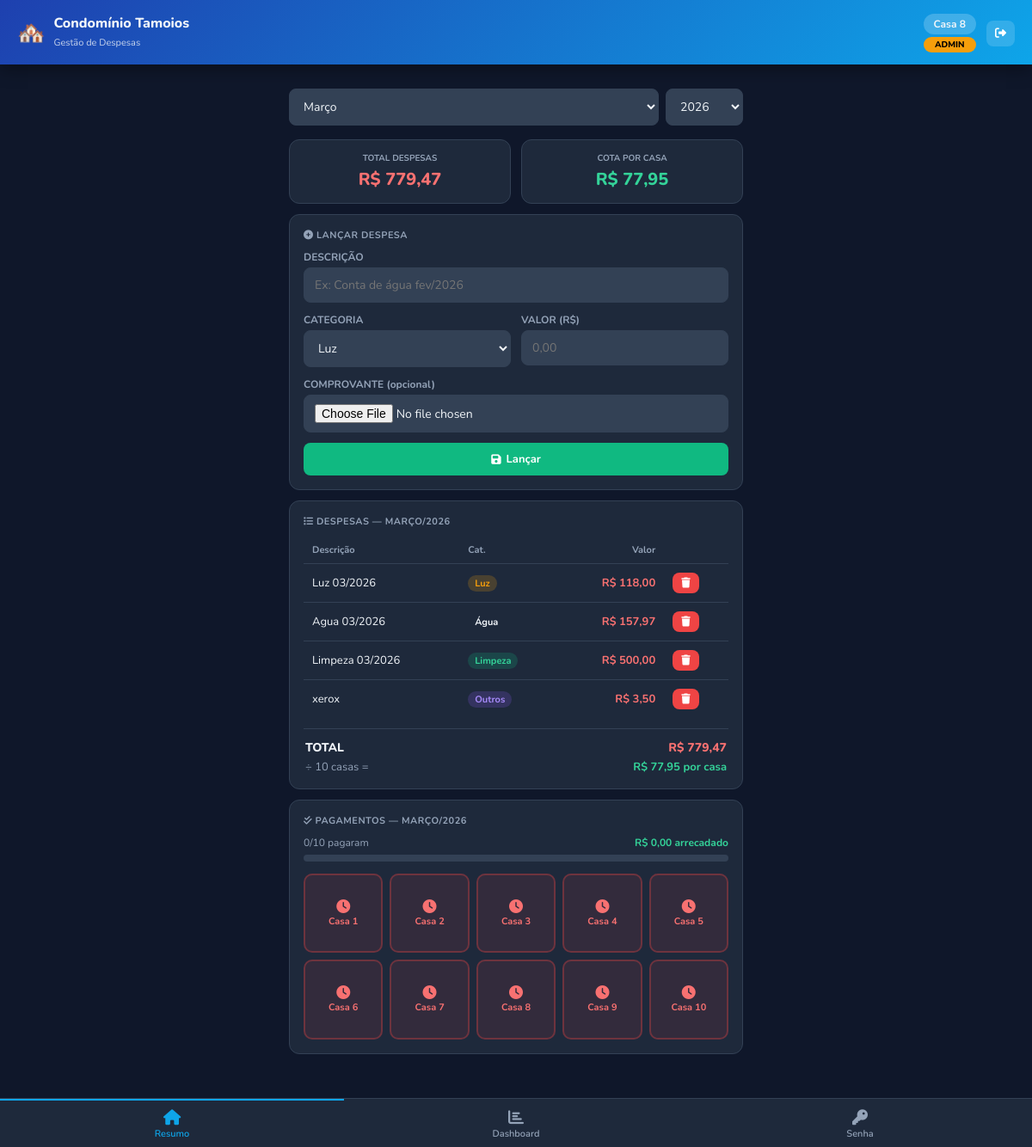
The page / (signed in) on the database its author committed.
### tables this page shows
CREATE TABLE despesas (
            id          INTEGER PRIMARY KEY AUTOINCREMENT,
            mes         INTEGER NOT NULL,
            ano         INTEGER NOT NULL,
            descricao   TEXT NOT NULL,
            categoria   TEXT NOT NULL,
            valor       REAL NOT NULL,
            comprovante TEXT,
            criado_em   TEXT DEFAULT (datetime('now','localtime'))
        );

CREATE TABLE usuarios (
            id        INTEGER PRIMARY KEY AUTOINCREMENT,
            casa      TEXT UNIQUE NOT NULL,
            nome      TEXT NOT NULL,
            senha_hash TEXT NOT NULL,
            is_admin  INTEGER DEFAULT 0,
            ativo     INTEGER DEFAULT 1
        );

### app.py (the view)
@app.route('/')
@login_required
def index():
    mes  = int(request.args.get('mes', datetime.now().month))
    ano  = int(request.args.get('ano', datetime.now().year))
    db   = get_db()
    despesas  = db.execute('SELECT * FROM despesas WHERE mes=? AND ano=? ORDER BY id', (mes, ano)).fetchall()
    pagamentos = db.execute('SELECT * FROM pagamentos WHERE mes=? AND ano=?', (mes, ano)).fetchall()
    usuarios  = db.execute('SELECT * FROM usuarios ORDER BY CAST(casa AS INTEGER)').fetchall()
    db.close()
    total = sum(d['valor'] for d in despesas)
    cota  = round(total / 10, 2) if total > 0 else 0
    casas_pagas = {str(p['casa']) for p in pagamentos if p['pago']}
    anos_disp = list(range(2024, datetime.now().year + 2))
    return render_template('index.html',
        despesas=despesas, total=total, cota=cota,
        mes=mes, ano=ano, meses=MESES, anos=anos_disp,
        casas_pagas=casas_pagas, usuarios=usuarios,
        categorias=CATEGORIAS
    )

### app.py (called while the page is built)
def get_db():
    conn = sqlite3.connect(DB_PATH)
    conn.row_factory = sqlite3.Row
    return conn

def login_required(f):
    @wraps(f)
    def decorated(*args, **kwargs):
        if 'casa' not in session:
            return redirect(url_for('login'))
        return f(*args, **kwargs)
    return decorated

### templates/index.html (shortened to what this page needs)
{% extends "base.html" %}
{% block content %}
<div class="container">
  <form method="GET" action="{{ url_for('index') }}" style="display:flex;gap:8px;margin-bottom:16px;margin-top:12px;">
    <select name="mes" class="form-control" onchange="this.form.submit()" style="flex:1;">
      {% for i in range(1, 13) %}
        <option value="{{ i }}" {% if i == mes %}selected{% endif %}>{{ meses[i-1] }}</option>
      {% endfor %}
    </select>
    <select name="ano" class="form-control" onchange="this.form.submit()" style="width:90px;">
      {% for a in anos %}
        <option value="{{ a }}" {% if a == ano %}selected{% endif %}>{{ a }}</option>
      {% endfor %}
    </select>
  </form>
  <div class="grid-2" style="margin-bottom:12px;">
    <div class="stat-card">
      <div class="stat-label">Total Despesas</div>
      <div class="stat-value" style="color:#f87171;">R$ {{ "%.2f"|format(total)|replace('.',',') }}</div>
    </div>
    <div class="stat-card">
      <div class="stat-label">Cota por Casa</div>
      <div class="stat-value" style="color:#34d399;">R$ {{ "%.2f"|format(cota)|replace('.',',') }}</div>
    </div>
  </div>
  {% if session.is_admin %}
  <div class="card">
    <div class="card-title"><i class="fas fa-plus-circle"></i> Lançar Despesa</div>
    <form method="POST" action="{{ url_for('add_despesa') }}" enctype="multipart/form-data">
      <div class="form-group">
        <label class="form-label">DESCRIÇÃO</label>
        <input type="text" name="descricao" class="form-control" placeholder="Ex: Conta de água fev/2026" required>
      </div>
      <div class="grid-2">
        <div class="form-group">
          <label class="form-label">CATEGORIA</label>
          <select name="categoria" class="form-control">
            {% for c in categorias %}
              <option value="{{ c }}">{{ c }}</option>
            {% endfor %}
          </select>
        </div>
        <div class="form-group">
          <label class="form-label">VALOR (R$)</label>
          <input type="text" name="valor" class="form-control" placeholder="0,00" inputmode="decimal" required>
        </div>
      </div>
      <div class="form-group">
        <label class="form-label">COMPROVANTE (opcional)</label>
        <input type="file" name="comprovante" class="form-control" accept="image/*,application/pdf">
      </div>
      <button type="submit" class="btn btn-success btn-full"><i class="fas fa-save"></i> Lançar</button>
    </form>
  </div>
  {% endif %}
  <div class="card">
    <div class="card-title"><i class="fas fa-list"></i> Despesas — {{ meses[mes-1] }}/{{ ano }}</div>
    {% if despesas %}
    <div class="table-wrap">
      <table>
        <thead>
          <tr>
            <th>Descrição</th>
            <th>Cat.</th>
            <th style="text-align:right;">Valor</th>
            {% if session.is_admin %}<th></th>{% endif %}
          </tr>
        </thead>
        <tbody>
          {% for d in despesas %}
          <tr>
            <td>
              {{ d.descricao }}
            </td>
            <td>
              {% set cat_lower = d.categoria|lower %}
              <span class="badge badge-{{ cat_lower }}">{{ d.categoria }}</span>
            </td>
            <td style="text-align:right;font-weight:700;color:#f87171;white-space:nowrap;">
              R$ {{ "%.2f"|format(d.valor)|replace('.',',') }}
            </td>
            {% if session.is_admin %}
            <td>
              <form method="POST" action="{{ url_for('delete_despesa', id=d.id) }}" onsubmit="return confirm('Remover esta despesa?')">
                <button class="btn btn-danger btn-sm"><i class="fas fa-trash"></i></button>
              </form>
            </td>
            {% endif %}
          </tr>
          {% endfor %}
        </tbody>
      </table>
    </div>
    <div class="divider"></div>
    <div style="display:flex;justify-content:space-between;font-weight:800;font-size:14px;padding:0 2px;">
      <span>TOTAL</span>
      <span style="color:#f87171;">R$ {{ "%.2f"|format(total)|replace('.',',') }}</span>
    </div>
    <div style="display:flex;justify-content:space-between;font-size:13px;color:#94a3b8;padding:4px 2px 0;">
      <span>÷ 10 casas =</span>
      <span style="color:#34d399;font-weight:700;">R$ {{ "%.2f"|format(cota)|replace('.',',') }} por casa</span>
    </div>
    {% else %}
    <div class="empty">
      <i class="fas fa-receipt"></i>
      Nenhuma despesa lançada para {{ meses[mes-1] }}/{{ ano }}
    </div>
    {% endif %}
  </div>
  <div class="card">
    <div class="card-title"><i class="fas fa-check-double"></i> Pagamentos — {{ meses[mes-1] }}/{{ ano }}</div>
    {% if session.is_admin %}
      {% set pagas = casas_pagas|length %}
      <div style="display:flex;justify-content:space-between;font-size:12px;color:#94a3b8;margin-bottom:6px;">
        <span>{{ pagas }}/10 pagaram</span>
        <span style="color:#34d399;font-weight:700;">R$ {{ "%.2f"|format(pagas * cota)|replace('.',',') }} arrecadado</span>
      </div>
      <div class="progress" style="margin-bottom:14px;">
      </div>
      <div class="casa-grid">
        {% for u in usuarios %}
          {% if u.casa != 'admin' %}
          {% set pago = u.casa in casas_pagas %}
          <div class="casa-item {{ 'pago' if pago else 'pendente' }}">
            <form method="POST" action="{{ url_for('toggle_pagamento') }}">
              <button class="casa-btn" title="{{ 'Marcar como pendente' if pago else 'Marcar como pago' }}">
                <i class="fas fa-{{ 'check-circle' if pago else 'clock' }}"></i>
                Casa {{ u.casa }}
              </button>
            </form>
          </div>
          {% endif %}
        {% endfor %}
      </div>
    {% endif %}
  </div>
</div>
{% endblock %}

### templates/base.html (shortened to what this page needs)
<!DOCTYPE html>
<html lang="pt-BR">
<head>
  <link rel="stylesheet" href="https://cdnjs.cloudflare.com/ajax/libs/font-awesome/6.4.0/css/all.min.css">
</head>
<body>
<header class="header">
  <div class="header-brand">
    <span class="icon">🏘️</span>
    <div>
      <h1>Condomínio Tamoios</h1>
      <small>Gestão de Despesas</small>
    </div>
  </div>
  {% if session.casa %}
  <div class="header-right">
    <div>
    <div class="badge-casa">{% if session.casa == 'admin' %}Administração{% else %}Casa {{ session.casa }}{% endif %}</div>
      {% if session.is_admin and session.casa != 'admin' %}<div class="badge-admin" style="text-align:center;margin-top:3px;">ADMIN</div>{% endif %}
    </div>
    <a href="{{ url_for('logout') }}" class="btn-logout" title="Sair"><i class="fas fa-sign-out-alt"></i></a>
  </div>
  {% endif %}
</header>
{% block content %}{% endblock %}
{% if session.casa %}
<nav class="nav-bottom">
  <a href="{{ url_for('index') }}"     class="nav-item {% if request.endpoint == 'index' %}active{% endif %}">
    <i class="fas fa-home"></i> Resumo
  </a>
  <a href="{{ url_for('dashboard') }}" class="nav-item {% if request.endpoint == 'dashboard' %}active{% endif %}">
    <i class="fas fa-chart-bar"></i> Dashboard
  </a>
  <a href="{{ url_for('alterar_senha') }}" class="nav-item {% if request.endpoint == 'alterar_senha' %}active{% endif %}">
    <i class="fas fa-key"></i> Senha
  </a>
</nav>
{% endif %}
</body>
</html>

### rows shown on the page
despesas: descricao "Luz 03/2026", categoria "Luz", valor "118,00"
despesas: descricao "Agua 03/2026", categoria "Água", valor "157,97"
despesas: descricao "Limpeza 03/2026", categoria "Limpeza", valor "500,00"
despesas: descricao "xerox", categoria "Outros", valor "3,50"
usuarios: casa "1"
usuarios: casa "2"
usuarios: casa "3"
usuarios: casa "4"
usuarios: casa "5"
usuarios: casa "6"
usuarios: casa "7"
usuarios: casa "8"
usuarios: casa "9"
usuarios: casa "10"

### other values the page prints
{{ session.casa }} "8"
{{ "%.2f"|format(total)|replace('.',',') }} "779,47"
{{ "%.2f"|format(cota)|replace('.',',') }} "77,95"
{{ meses[mes-1] }} "MARÇO"
{{ ano }} "2026"
{{ pagas }} "0"
{{ "%.2f"|format(pagas * cota)|replace('.',',') }} "0,00"
form field mes "Março"
form field ano "2026"
form field categoria "Luz"
